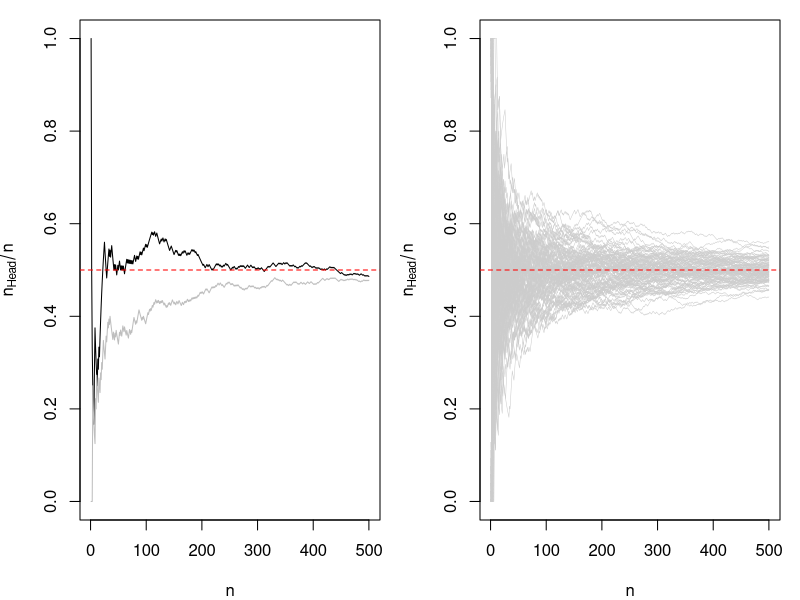

R code for this plot:
n <- 500
par(mfrow=c(1,2), mar=c(4,4,1,1))
set.seed(1234)
x <- sample(c(0,1), n, prob = c(.5,.5), replace = T)
plot(1:n, cumsum(x)/1:n,type = "l", ylim=c(0,1), 
     ylab=expression(n[Head]/n), xlab="n")
abline(h=.5, lty=2, col="red")

x <- sample(c(0,1), n, prob = c(.5,.5), replace = T)
points(1:n, cumsum(x)/1:n,type = "l", col = "grey")

# ----------------------------------------------------------
plot(1:n, cumsum(x)/1:n,type = "l", ylim=c(0,1), 
     ylab=expression(n[Head]/n), xlab="n", col = "gray80")
for(i in 1:100){
  x <- sample(c(0,1), n, prob = c(.5,.5), replace = T)
  points(1:n, cumsum(x)/1:n,type = "l", col = "gray80", lwd=.5)
  
}
abline(h=.5, lty=2, col="red")
